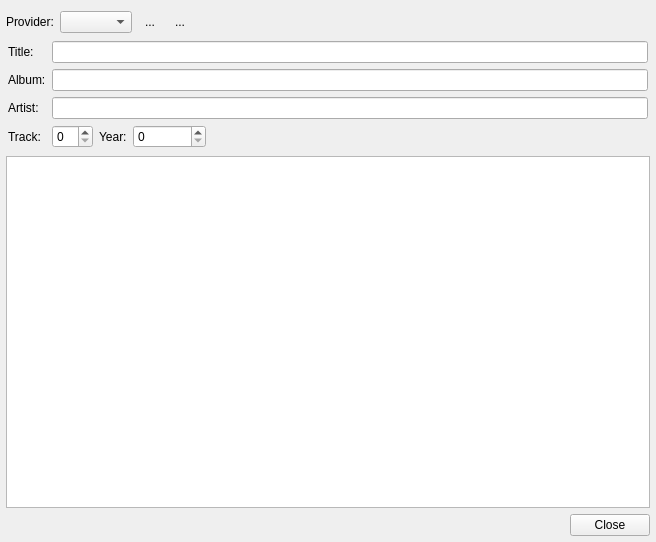
<?xml version="1.0" encoding="UTF-8"?>
<ui version="4.0">
 <class>LyricsWidget</class>
 <widget class="QWidget" name="LyricsWidget">
  <property name="geometry">
   <rect>
    <x>0</x>
    <y>0</y>
    <width>656</width>
    <height>542</height>
   </rect>
  </property>
  <property name="windowTitle">
   <string>Lyrics Plugin</string>
  </property>
  <layout class="QVBoxLayout" name="verticalLayout">
   <property name="leftMargin">
    <number>6</number>
   </property>
   <property name="rightMargin">
    <number>6</number>
   </property>
   <property name="bottomMargin">
    <number>6</number>
   </property>
   <item>
    <layout class="QHBoxLayout" name="horizontalLayout">
     <item>
      <widget class="QLabel" name="label_6">
       <property name="text">
        <string>Provider:</string>
       </property>
      </widget>
     </item>
     <item>
      <widget class="QComboBox" name="providerComboBox">
       <property name="sizePolicy">
        <sizepolicy hsizetype="Preferred" vsizetype="Fixed">
         <horstretch>0</horstretch>
         <verstretch>0</verstretch>
        </sizepolicy>
       </property>
       <property name="sizeAdjustPolicy">
        <enum>QComboBox::AdjustToContents</enum>
       </property>
      </widget>
     </item>
     <item>
      <widget class="QToolButton" name="refreshButton">
       <property name="text">
        <string notr="true">...</string>
       </property>
       <property name="icon">
        <iconset theme="view-refresh">
         <normaloff>.</normaloff>.</iconset>
       </property>
       <property name="autoRaise">
        <bool>true</bool>
       </property>
      </widget>
     </item>
     <item>
      <widget class="QToolButton" name="editButton">
       <property name="text">
        <string notr="true">...</string>
       </property>
       <property name="icon">
        <iconset theme="accessories-text-editor">
         <normaloff>.</normaloff>.</iconset>
       </property>
       <property name="checkable">
        <bool>true</bool>
       </property>
       <property name="autoRaise">
        <bool>true</bool>
       </property>
      </widget>
     </item>
     <item>
      <spacer name="horizontalSpacer">
       <property name="orientation">
        <enum>Qt::Horizontal</enum>
       </property>
       <property name="sizeType">
        <enum>QSizePolicy::Expanding</enum>
       </property>
       <property name="sizeHint" stdset="0">
        <size>
         <width>40</width>
         <height>20</height>
        </size>
       </property>
      </spacer>
     </item>
    </layout>
   </item>
   <item>
    <widget class="QWidget" name="editWidget" native="true">
     <layout class="QFormLayout" name="formLayout">
      <property name="leftMargin">
       <number>2</number>
      </property>
      <property name="topMargin">
       <number>2</number>
      </property>
      <property name="rightMargin">
       <number>2</number>
      </property>
      <property name="bottomMargin">
       <number>2</number>
      </property>
      <item row="0" column="0">
       <widget class="QLabel" name="label_2">
        <property name="text">
         <string>Title:</string>
        </property>
       </widget>
      </item>
      <item row="0" column="1">
       <widget class="QLineEdit" name="titleLineEdit">
        <property name="sizePolicy">
         <sizepolicy hsizetype="Expanding" vsizetype="Fixed">
          <horstretch>0</horstretch>
          <verstretch>0</verstretch>
         </sizepolicy>
        </property>
       </widget>
      </item>
      <item row="1" column="0">
       <widget class="QLabel" name="label_3">
        <property name="text">
         <string>Album:</string>
        </property>
       </widget>
      </item>
      <item row="1" column="1">
       <widget class="QLineEdit" name="albumLineEdit"/>
      </item>
      <item row="2" column="0">
       <widget class="QLabel" name="label">
        <property name="text">
         <string>Artist:</string>
        </property>
       </widget>
      </item>
      <item row="2" column="1">
       <widget class="QLineEdit" name="artistLineEdit">
        <property name="sizePolicy">
         <sizepolicy hsizetype="Expanding" vsizetype="Fixed">
          <horstretch>0</horstretch>
          <verstretch>0</verstretch>
         </sizepolicy>
        </property>
       </widget>
      </item>
      <item row="3" column="0">
       <widget class="QLabel" name="label_4">
        <property name="text">
         <string>Track:</string>
        </property>
       </widget>
      </item>
      <item row="3" column="1">
       <layout class="QHBoxLayout" name="horizontalLayout_2">
        <item>
         <widget class="QSpinBox" name="trackSpinBox"/>
        </item>
        <item>
         <widget class="QLabel" name="label_5">
          <property name="text">
           <string>Year:</string>
          </property>
         </widget>
        </item>
        <item>
         <widget class="QSpinBox" name="yearSpinBox">
          <property name="minimumSize">
           <size>
            <width>73</width>
            <height>0</height>
           </size>
          </property>
          <property name="maximum">
           <number>2050</number>
          </property>
         </widget>
        </item>
        <item>
         <spacer name="horizontalSpacer_2">
          <property name="orientation">
           <enum>Qt::Horizontal</enum>
          </property>
          <property name="sizeHint" stdset="0">
           <size>
            <width>40</width>
            <height>20</height>
           </size>
          </property>
         </spacer>
        </item>
       </layout>
      </item>
     </layout>
    </widget>
   </item>
   <item>
    <widget class="QTextBrowser" name="textBrowser">
     <property name="openExternalLinks">
      <bool>false</bool>
     </property>
     <property name="openLinks">
      <bool>false</bool>
     </property>
    </widget>
   </item>
   <item>
    <widget class="QDialogButtonBox" name="buttonBox">
     <property name="standardButtons">
      <set>QDialogButtonBox::Close</set>
     </property>
    </widget>
   </item>
  </layout>
 </widget>
 <resources/>
 <connections>
  <connection>
   <sender>buttonBox</sender>
   <signal>rejected()</signal>
   <receiver>LyricsWidget</receiver>
   <slot>close()</slot>
   <hints>
    <hint type="sourcelabel">
     <x>465</x>
     <y>405</y>
    </hint>
    <hint type="destinationlabel">
     <x>513</x>
     <y>391</y>
    </hint>
   </hints>
  </connection>
 </connections>
</ui>
